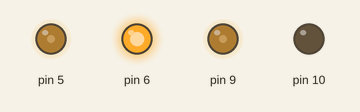
Bench run of a sketch on a simulated Arduino Uno, built with avr-gcc and run on an emulated ATmega328P. Shown: output pins drawn as LEDs (lit = HIGH).

Above: at 0.1 s.
Timing chart, 0 to 1.6 s (numbered marks = the images above):
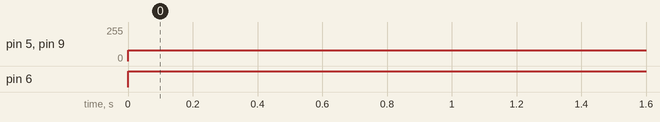

The sketch:

Robo-supremo.ino
```cpp
void setup() {
  pinMode(5, OUTPUT);
  pinMode(6, OUTPUT);
  pinMode(9, OUTPUT);
  pinMode(10, OUTPUT);
}

void loop() {
  circulo();

}

void circulo() {
  analogWrite(5, 80);
  digitalWrite(6, HIGH);
  analogWrite(9, 80);
  digitalWrite(10, LOW);

  }
```

Measured:
- by itself, pin 5, pin 9: 0/255 → 80/255 at 0.00 s
- by itself, pin 6: LOW → HIGH at 0.00 s
